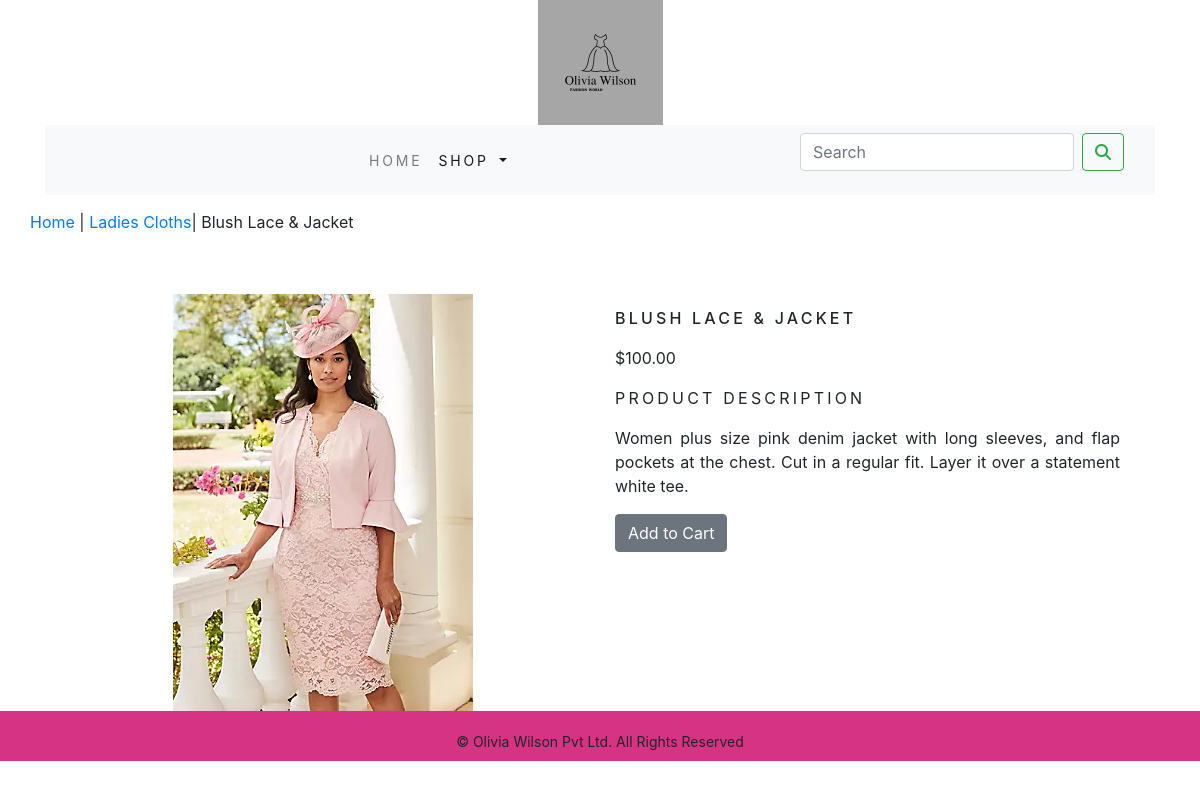
Page /ecommerceapp/Ladies_Cloths/blush-lace-jacket/ on the committed database.
### ecommerceapp/models.py (models this page shows, shortened)
class Product(models.Model):
    name=models.CharField(max_length=250,unique=True)
    slug=models.SlugField(max_length=250,unique=True)
    description=models.TextField(blank=True)
    price=models.DecimalField(max_digits=10,decimal_places=2)
    category=models.ForeignKey(Category,on_delete=models.CASCADE)
    image=models.ImageField(upload_to='product',blank=True)
    stock=models.IntegerField()
    available=models.BooleanField(default=True)
    created=models.DateTimeField(auto_now_add=True)
    updated=models.DateTimeField(auto_now=True)
    class Meta:
        ordering = ('name',)
        verbose_name = 'product'
        verbose_name_plural = 'products'

class Category(models.Model):
    name=models.CharField(max_length=250,unique=True)
    slug=models.SlugField(max_length=250,unique=True)
    description=models.TextField(blank=True)
    image=models.ImageField(upload_to='category',blank=True)
    class Meta:
        ordering = ('name',)
        verbose_name='category'
        verbose_name_plural='categories'
    def get_url(self):
        return reverse('ecommerceapp:products_by_category',args=[self.slug])
    def __str__(self):
        return '{}'.format(self.name)

### ecommerceapp/views.py (the view)
# urls.py: path('<slug:c_slug>/<slug:product_slug>/',views.ProDetail,name='prodCatdetail')
def ProDetail(request,c_slug,product_slug):
    try:
        product=Product.objects.get(category__slug=c_slug,slug=product_slug)
    except Exception as e:
        raise e
    return render(request,'product.html',{'product':product})

### cart_app/context_processors.py (called while the page is built)
def counter(request):
    item_count=0
    if 'admin' in request.path:
        return {}
    else:
        try:
            cart=Cart.objects.filter(cart_id=_cart_id(request))
            car_items=CartItem.objects.all().filter(cart=cart[:1])
            for cart_item in car_items:
                item_count += cart_item.quantity
        except Cart.DoesNotExist:
                item_count=0
    return dict(item_count=item_count)

### cart_app/views.py (called while the page is built)
def _cart_id(request):
    cart=request.session.session_key
    if not cart:
        cart=request.session.create()
    return cart

### ecommerceapp/context_processors.py (called while the page is built)
def menu_links(request):
    links=Category.objects.all()
    return dict(links=links)

### templates/product.html (shortened to what this page needs)
{% extends 'base.html' %}
{% load static %}
{% block content %}
<div class="row my_prod_row_class">
    <div class="mx_auto">
        <p> <a href="{% url 'ecommerceapp:allProdCat' %}">Home</a> | <a href="{{product.category.get_url}}">{{product.category}}</a>| {{product.name}} </p>
    </div>
</div>
<div class="container">
<br>
<div class="row">
    <div class="col-12 col-sm-12 col-md-12 col-lg-6 text-center">
        <div style="min-width:18rem;">
            <img src="{{product.image.url}}" alt="{{product.name}}">
        </div>
    </div>
        <div class="col-12 col-sm-12 col-md-12 col-lg-6">
             <div>
            <h1 class="my_prod_title"> {{product.name}} </h1>
            <p> ${{product.price}} </p>
            <p class="my_title"> Product Description </p>
            <p class="text-justify my_prod_text"> {{product.description}} </p>
            {% if product.stock <= 0 %}
            <p class="text-justify my_prod_text"><b> Out of Stock </b></p>
            {% else %}
            <a class="btn btn-secondary" href="{% url 'cart_app:add_cart' product.id %}"> Add to Cart </a>
            {% endif %}
        </div>
    </div>
</div>
</div>
{% endblock %}

### static/css/custom.css (style rules this page uses)
body { font-family: 'Alkatra', cursive; }
.my_title { font-size:16px; text-transform:uppercase; letter-spacing:.2em; }
.my_prod_row_class { padding-top:15px; padding-bottom:20px; }
.my_prod_title { font-size:16px; text-transform:uppercase; letter-spacing:.2em; padding-top:15px; padding-bottom:10px; }
.my_prod_text { padding-right:20px; }

### rows in the picture
Product: category "Ladies Cloths", name "Blush Lace & Jacket", image (picture), name "BLUSH LACE & JACKET", price "100.00", description "Women plus size pink denim jacket with long sleeves, and flap pockets at the chest. Cut in a regular fit. Layer it over a statement white tee."
